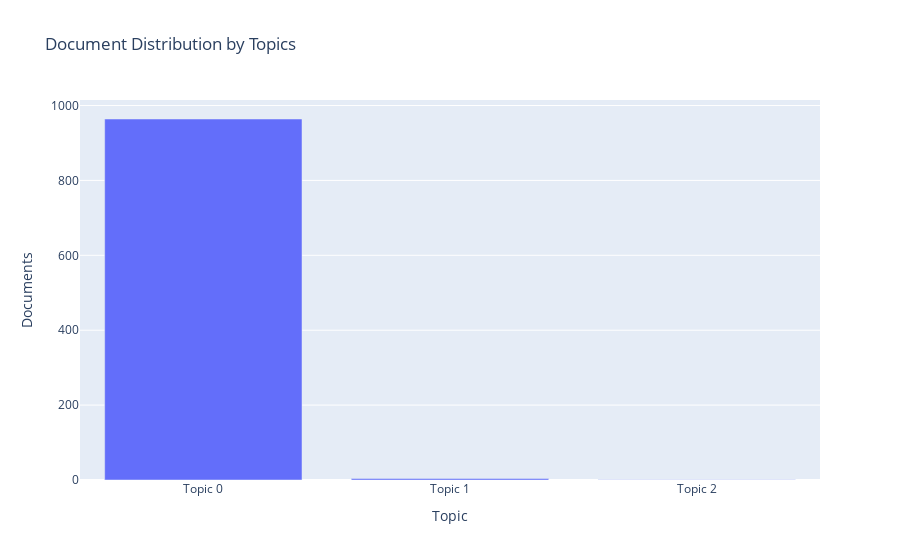

This figure's notebook cell:
### Code cell
plot_model(lsi, plot = 'topic_distribution')
#plot_model(lsi, plot = 'wordcloud', topic_num = topic_num)
#plot_model(lsi, plot = 'frequency', topic_num = topic_num)
#plot_model(lsi, plot = 'distribution', topic_num = topic_num)
#plot_model(lsi, plot = 'sentiment', topic_num = topic_num)
#plot_model(lsi, plot = 'pos', topic_num = topic_num)
#plot_model(lsi, plot = 'bigram', topic_num = topic_num)
#plot_model(lsi, plot = 'trigram', topic_num = topic_num)

### Figure 1 — Plotly figure (JSON) as saved in the notebook; plotly's stock layout.template omitted (floating-point values rounded to 4 significant figures)
{"data": [{"alignmentgroup": "True", "customdata": [["forest, region, specie, user, different, development, tree, provide, restoration, regional"], ["user, forest, adaptive, specie, application, book, region, describe, restoration, navigational"], ["region, forest, regional, development, higher_education_institution, specie, restoration, tree, programme, national"]], "hovertemplate": "Topic=%{x}<br>Documents=%{y}<br>Keyword=%{customdata[0]}<extra></extra>", "legendgroup": "", "marker": {"color": "#636efa"}, "name": "", "offsetgroup": "", "orientation": "v", "showlegend": false, "textposition": "auto", "type": "bar", "x": ["Topic 0", "Topic 1", "Topic 2"], "xaxis": "x", "y": [964, 4, 1], "yaxis": "y"}], "layout": {"barmode": "relative", "legend": {"tracegroupgap": 0}, "title": {"text": "Document Distribution by Topics"}, "xaxis": {"anchor": "y", "domain": [0, 1], "title": {"text": "Topic"}}, "yaxis": {"anchor": "x", "domain": [0, 1], "title": {"text": "Documents"}}}}
